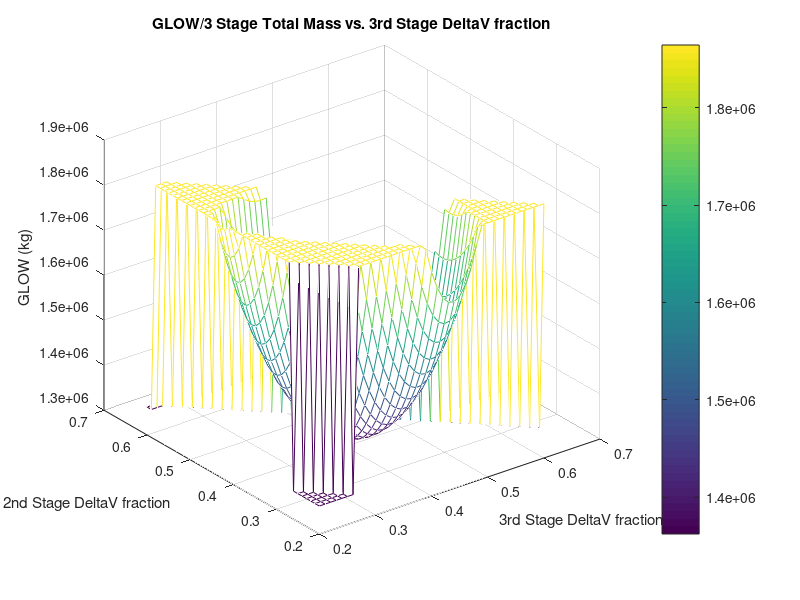

Reproduce this figure in MATLAB. (Note: this script raises an error after producing the figure.)

% AAE 251 Fall 2022
% Rocket staging optimization
%
% This script takes an input for the total delta v required for a
% 3 stage maneuver of some kind, as well as the three specific impuse values of the
% stages, and finds the optimal delta v fraction for the manuever. It also
% will determine GLOW minimum for a certain payload and the aforementioned
% delta v split. Finally, a 3D mesh is created to visualize variation in
% GLOW for various delta v split combinations.
% 
% Authors: Jacob Bell (bell339@purdue.edu)
% Collaborators: Caroline Gee, Sydney Brown, Thomas Brannon, Justin
% Armstrong, Lu Larest, Carter Doby, Abby Woodburry 
clc;
clear all; 

% Global constants 
g0 = 9.81; % [m/s^2] gravitational acceleration

% inputs/known variables 
dv_total = 11.4 * 10^3; % [m/s] total delta-v required 
payload_mass = 10000; % [kg] payload mass
empty_frac1 = .115; % [N/A] empty mass fraction stage 1
empty_frac2 = .115; % [N/A] empty mass fraction stage 2
empty_frac3 = .115; % [N/A] empty mass fraction stage 3
Isp1  = 289.1; % [s] Stage 1 specific impulse 
Isp2 = 315.4; % [s] Stage 2 specific impulse
Isp3 = 325.1; % [s] Stage 3 specific impulse

% characteristic exhaust velocity calculation from Isp
c1 = Isp1 * g0;
c2 = Isp2 * g0;
c3 = Isp3 * g0;

% creating an array of decimal values for delta v fractions
alpha = .2:.01:.6; % reasonable range; can vary if desired 
[X,Y,Z] = meshgrid(alpha,alpha,alpha); % for indexing possible split combinations
[X1,Y1] = meshgrid(alpha,alpha); % for mesh plot creation later 
howdy = (X + Y + Z) == 1; % "howdy" is a 3D logical matrix 
X = X .* howdy;
Y = Y .* howdy;
Z = Z .* howdy;

% 3rd stage calcs
prop_mass3 = (payload_mass .* (exp(dv_total .* X./c3) - 1) .* (1 - empty_frac3) ./ ...
(1 - empty_frac3 .* exp(dv_total .* X./c3)));
inert_mass3 = -1 .* prop_mass3 .* empty_frac3 ./ (empty_frac3 - 1);
tot_mass3 = (prop_mass3 + inert_mass3 + payload_mass) .* howdy;

 % 2nd stage calcs
prop_mass2 = (tot_mass3 .* (exp(dv_total .* Y/c2) - 1) .* (1 - empty_frac2) ./ ...
(1 - empty_frac2 .* exp(dv_total .* Y./c2)));
inert_mass2 = -1 .* prop_mass2 .* empty_frac2 ./ (empty_frac2 - 1);
tot_mass2 = (prop_mass2 + inert_mass2 + tot_mass3) .* howdy;

% 1st stage calcs
prop_mass1 = (tot_mass2 .* (exp(dv_total .* Z/c1) - 1) .* (1 - empty_frac3) ./ ...
(1 - empty_frac3 .* exp(dv_total .* Z/c1)));
inert_mass1 = -1 .* prop_mass1 .* empty_frac3 ./ (empty_frac3 - 1);
tot_mass1 = (prop_mass1 + inert_mass1 + tot_mass2) .* howdy;

% Reformating total mass values to plot better, removing low and high vals
total_mass = sum(tot_mass1(:,:,:),3); % pulls 3D values onto a single "plane" for mesh plot creation
GLOW_min = min(total_mass(total_mass>0));
howdy = (total_mass <= 0);
total_mass(howdy) = GLOW_min;
GLOW_mean = mean(mean(total_mass));
howdy = (total_mass >= GLOW_mean);
total_mass(howdy) = GLOW_mean;

% Creating mesh...
% Important to note that X1 and Y1 are simply mesh grids of alpha values
% in the desired range set earlier for dv splits. "total_mass" is the 2D 
% projection of the 3D total mass matrix created earlier.
mesh(X1,Y1,total_mass);

% labelling, formatting
ylabel("2nd Stage \DeltaV fraction")
xlabel("3rd Stage \DeltaV fraction")
zlabel("GLOW (kg)")
title("GLOW/3 Stage Total Mass vs. 3rd Stage \DeltaV fraction")
c = colorbar;
c.Label.String = 'GLOW (kg)';

% finding optimal dv fractions, finally, from the minimum GLOW value
[GLOW_min1,indexmin] = min(tot_mass1(tot_mass1>0));
frac3 = X1(indexmin);
frac2 = Y1(indexmin);
frac1 = 1 - (frac3 + frac2);


